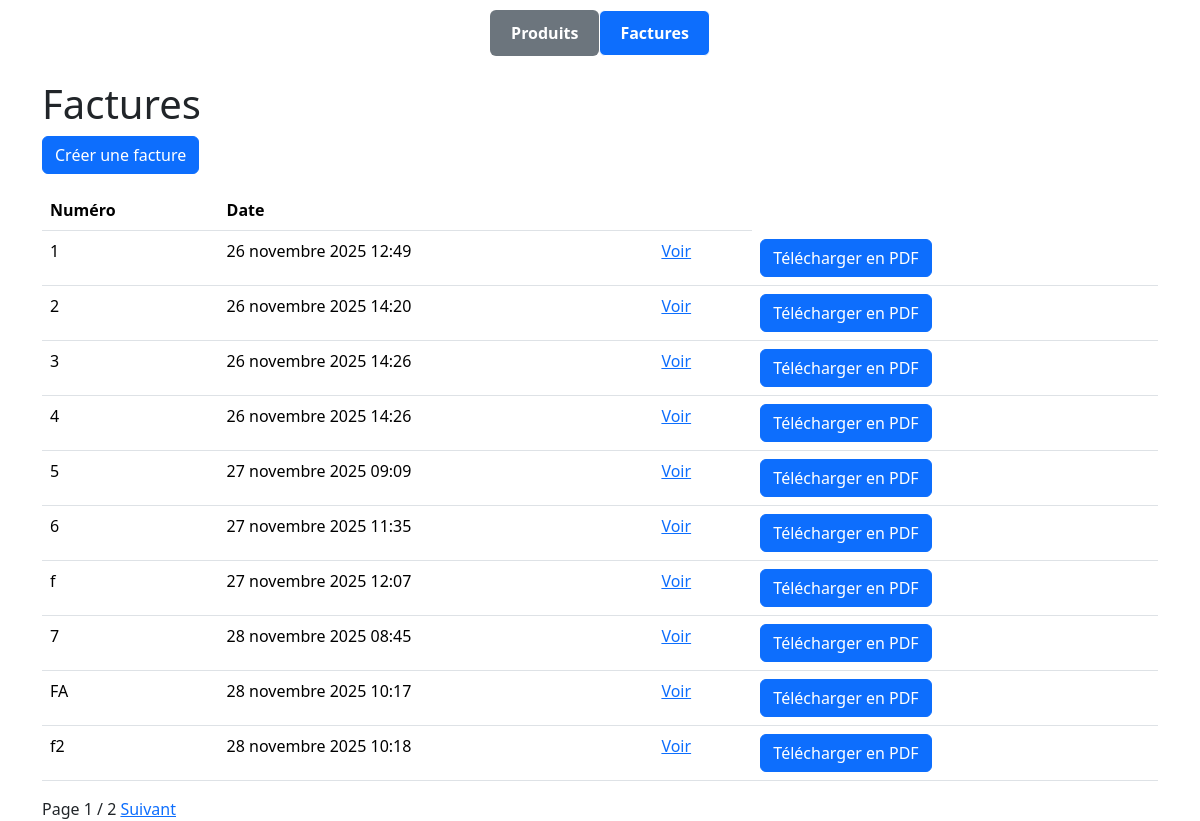
Screenshot of /invoices/ with the database file from the repository.
### apps/invoices/models.py (models this page shows, shortened)
class Invoice(models.Model):
    number = models.CharField(max_length=20, unique=True)
    created_at = models.DateTimeField(default=timezone.now)

### apps/invoices/views.py (the view)
# urls.py: path("", views.InvoiceListView.as_view(), name="list"),
class InvoiceListView(ListView):
    model = Invoice
    template_name = "invoices/list.html"
    paginate_by = 10

### templates/invoices/list.html (shortened to what this page needs)
{% extends "base.html" %}
{% block content %}
<h1>Factures</h1>
<a class="btn btn-primary" href="{% url 'invoices:create' %}">Créer une facture</a>
<table class="table mt-3">
    <thead>
        <tr>
            <th>Numéro</th>
            <th>Date</th>
            <th></th>
        </tr>
    </thead>
    <tbody>
        {% for invoice in object_list %}
        <tr>
            <td>{{ invoice.number }}</td>
            <td>{{ invoice.created_at }}</td>
            <td>
                <a href="{% url 'invoices:detail' invoice.pk %}">Voir</a>
            </td>
            <td>
            <a href="{% url 'invoices:pdf' invoice.pk %}" class="btn btn-primary">Télécharger en PDF</a>
            </td>
        </tr>
        {% endfor %}
    </tbody>
</table>
{% if is_paginated %}
<div>
    Page {{ page_obj.number }} / {{ page_obj.paginator.num_pages }}
    {% if page_obj.has_next %}
        <a href="?page={{ page_obj.next_page_number }}">Suivant</a>
    {% endif %}
</div>
{% endif %}
{% endblock %}

### templates/base.html (shortened to what this page needs)
<!DOCTYPE html>
<html lang="fr">
  <head>
    <link
      rel="stylesheet"
      href="https://cdn.jsdelivr.net/npm/bootstrap@5.3.2/dist/css/bootstrap.min.css"
    />
    <link rel="stylesheet" href="../static/style.css">
  </head>
  <body>
    <nav class="menu">
        <a href="{% url 'products:list' %}"
          class="btn {% if request.resolver_match.url_name == 'list' and request.resolver_match.app_name == 'products' %}active{% else %}inactive{% endif %}">
            Produits
        </a>
        <a href="{% url 'invoices:list' %}"
          class="btn {% if request.resolver_match.url_name == 'list' and request.resolver_match.app_name == 'invoices' %}active{% else %}inactive{% endif %}">
            Factures
        </a>
    </nav>
    <div class="container mt-4">{% block content %} {% endblock %}</div>
  </body>
</html>

### static/style.css (style rules this page uses)
.menu .btn { padding: 10px 20px; border-radius: 6px; color: white; text-decoration: none; font-weight: bold; }
.menu .btn.inactive { background: #6c757d; }
.menu .btn.active { background: #0d6efd; }
.menu { margin-top: 10px; display: flex; justify-content: center; align-items: center; }

### rows the page displays
Invoice: number "1", created_at "26 novembre 2025 12:49"
Invoice: number "2", created_at "26 novembre 2025 14:20"
Invoice: number "3", created_at "26 novembre 2025 14:26"
Invoice: number "4", created_at "26 novembre 2025 14:26"
Invoice: number "5", created_at "27 novembre 2025 09:09"
Invoice: number "6", created_at "27 novembre 2025 11:35"
Invoice: number "f", created_at "27 novembre 2025 12:07"
Invoice: number "7", created_at "28 novembre 2025 08:45"
Invoice: number "FA", created_at "28 novembre 2025 10:17"
Invoice: number "f2", created_at "28 novembre 2025 10:18"

### other values shown
{{ page_obj.number }} "1"
{{ page_obj.paginator.num_pages }} "2"
